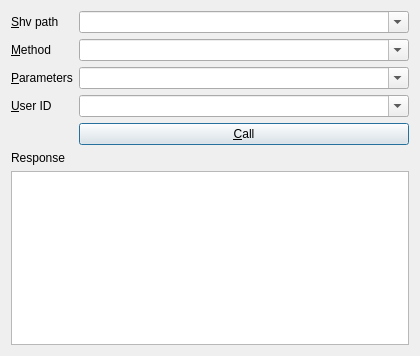
<?xml version="1.0" encoding="UTF-8"?>
<ui version="4.0">
 <class>DlgCallShvMethod</class>
 <widget class="QDialog" name="DlgCallShvMethod">
  <property name="geometry">
   <rect>
    <x>0</x>
    <y>0</y>
    <width>420</width>
    <height>356</height>
   </rect>
  </property>
  <property name="windowTitle">
   <string>Call SHV method</string>
  </property>
  <layout class="QVBoxLayout" name="verticalLayout">
   <item>
    <layout class="QFormLayout" name="formLayout">
     <item row="0" column="0">
      <widget class="QLabel" name="label">
       <property name="text">
        <string>&amp;Shv path</string>
       </property>
       <property name="buddy">
        <cstring>edShvPath</cstring>
       </property>
      </widget>
     </item>
     <item row="1" column="0">
      <widget class="QLabel" name="label_2">
       <property name="text">
        <string>&amp;Method</string>
       </property>
       <property name="buddy">
        <cstring>edMethod</cstring>
       </property>
      </widget>
     </item>
     <item row="2" column="0">
      <widget class="QLabel" name="label_3">
       <property name="text">
        <string>&amp;Parameters</string>
       </property>
       <property name="buddy">
        <cstring>edParams</cstring>
       </property>
      </widget>
     </item>
     <item row="4" column="1">
      <widget class="QPushButton" name="btCall">
       <property name="text">
        <string>&amp;Call</string>
       </property>
      </widget>
     </item>
     <item row="0" column="1">
      <widget class="QComboBox" name="edShvPath">
       <property name="editable">
        <bool>true</bool>
       </property>
       <property name="insertPolicy">
        <enum>QComboBox::InsertPolicy::InsertAlphabetically</enum>
       </property>
      </widget>
     </item>
     <item row="1" column="1">
      <widget class="QComboBox" name="edMethod">
       <property name="editable">
        <bool>true</bool>
       </property>
       <property name="insertPolicy">
        <enum>QComboBox::InsertPolicy::InsertAtTop</enum>
       </property>
      </widget>
     </item>
     <item row="2" column="1">
      <widget class="QComboBox" name="edParams">
       <property name="editable">
        <bool>true</bool>
       </property>
       <property name="insertPolicy">
        <enum>QComboBox::InsertPolicy::InsertAtTop</enum>
       </property>
      </widget>
     </item>
     <item row="3" column="0">
      <widget class="QLabel" name="label_5">
       <property name="text">
        <string>&amp;User ID</string>
       </property>
       <property name="buddy">
        <cstring>edUserId</cstring>
       </property>
      </widget>
     </item>
     <item row="3" column="1">
      <widget class="QComboBox" name="edUserId">
       <property name="editable">
        <bool>true</bool>
       </property>
       <property name="insertPolicy">
        <enum>QComboBox::InsertPolicy::InsertAtTop</enum>
       </property>
      </widget>
     </item>
    </layout>
   </item>
   <item>
    <widget class="QLabel" name="label_4">
     <property name="text">
      <string>Response</string>
     </property>
    </widget>
   </item>
   <item>
    <widget class="QPlainTextEdit" name="txtResponse"/>
   </item>
  </layout>
 </widget>
 <tabstops>
  <tabstop>edShvPath</tabstop>
  <tabstop>edMethod</tabstop>
  <tabstop>edParams</tabstop>
  <tabstop>edUserId</tabstop>
  <tabstop>btCall</tabstop>
  <tabstop>txtResponse</tabstop>
 </tabstops>
 <resources/>
 <connections/>
</ui>
